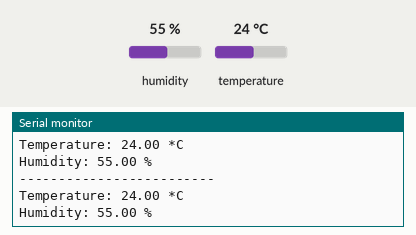
A sketch run on a simulated Arduino Uno, built with avr-gcc and run on an emulated ATmega328P. Parts: the last lines printed to the serial monitor. The test bench sets the inputs (shaded band); at power-on: humidity 55 %, temperature 24 °C.

Above: at 4.8 s.
4.9 s: humidity set to 22 %
At 6.6 s:
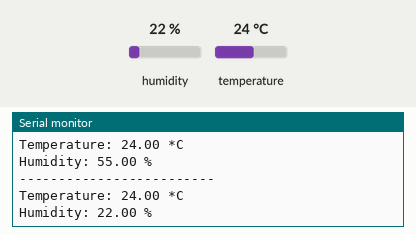
7.9 s: temperature set to 12 °C
At 9.0 s:
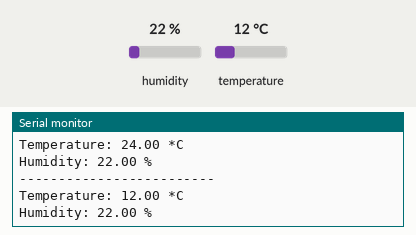
10.9 s: humidity set to 40 %
At 12.7 s:
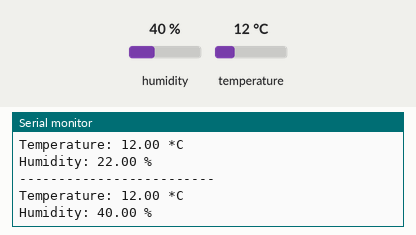
Timing chart, 0 to 14.2 s (numbered marks = the images above; inputs shaded):
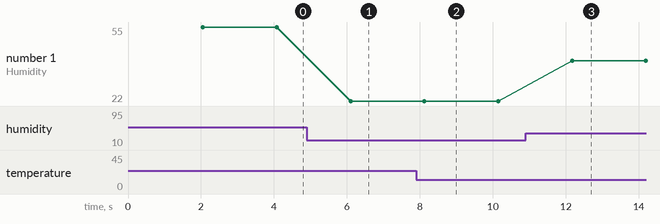

The sketch:

firmware_01.ino
```cpp
#include "DHT.h" // DHT library
#define DHTPIN 2
#define DHTTYPE DHT11
// #define DHTTYPE DHT22  // for DHT 22 (AM2302), AM2321
// #define DHTTYPE DHT21 // for DHT 21 (AM2301)
// Create an instance of the DHT sensor
DHT senzor(DHTPIN, DHTTYPE);
void setup()
{
    // Start the serial communication
    Serial.begin(9600);
    senzor.begin(); // Initialize the DHT sensor
}
void loop()
{
    // Wait a few seconds between measurements
    delay(2000);
    Serial.println("-------------------------");
    // readHumidity() method returns the humidity in percentage
    float humidity = senzor.readHumidity();
    // readTemperature() method returns the temperature in Celsius
    float temperature = senzor.readTemperature();
    // Check if any reads failed and exit early (to try again).
    // The isnan() function checks if the value is "Not a Number" (NaN), which indicates a failed reading.
    if (isnan(humidity) || isnan(temperature))
    {
        Serial.println("Error reading from DHT sensor!");
        return;
    }
    // Print the temperature and humidity values to the serial monitor
    Serial.print("Temperature: ");
    Serial.print(temperature);
    Serial.print(" *C\n");
    // Print the humidity value to the serial monitor
    Serial.print("Humidity: ");
    Serial.print(humidity);
    Serial.print(" %\n");
}
```

Measured:
- after the input at 4.9 s, the serial monitor: prints a new line after 1.2 s (image 1)
- after the input at 7.9 s, the serial monitor: prints a new line after 0.20 s (image 2)
- after the input at 10.9 s, the serial monitor: prints a new line after 1.3 s (image 3)
- plotted number 1: 55 → 22 after the input at 4.9 s, 22 → 40 after the input at 10.9 s
